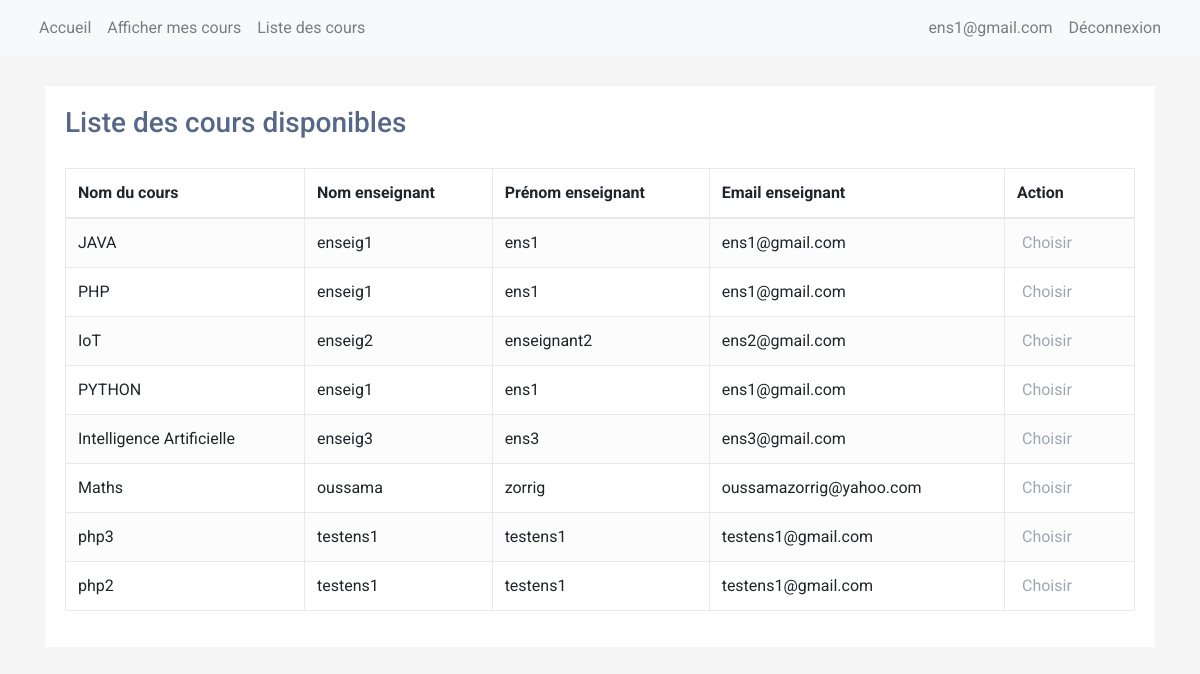
Screenshot of /miniprojet/Accueil_etudiant.php (signed in) with the database file from the repository.
### tables this page shows
CREATE TABLE `utilisateur` (
  `id_utilisateur` int NOT NULL,
  `nom` varchar(100) DEFAULT NULL,
  `prenom` varchar(100) DEFAULT NULL,
  `email` varchar(100) DEFAULT NULL,
  `mot_de_passe` varchar(100) DEFAULT NULL,
  `Role` int DEFAULT NULL
);

CREATE TABLE `cours` (
  `id_cours` int NOT NULL,
  `nom_cours` varchar(100) DEFAULT NULL,
  `id_utilisateur` int DEFAULT NULL
);

### miniprojet/get_email.php (called while the page is built)
<?php
$conn = connect();
$id_utilisateur = $_SESSION['id_utilisateur'];
    $req = "SELECT email FROM utilisateur WHERE id_utilisateur= :id_utilisateur ";
    $statement = $conn->prepare($req);
    $statement->bindParam(':id_utilisateur', $id_utilisateur, PDO::PARAM_INT);
    $statement->execute();
    $user = $statement->fetch(PDO::FETCH_ASSOC);
?>

### miniprojet/Accueil_etudiant.php (the view, shortened to what this page needs)
<?php
require_once("get_email.php");
?>
<!DOCTYPE html>
<html lang="en">
<head>
    <link rel="stylesheet" href="https://stackpath.bootstrapcdn.com/bootstrap/4.5.0/css/bootstrap.min.css">
    <link rel="stylesheet" href="https://maxcdn.bootstrapcdn.com/font-awesome/4.7.0/css/font-awesome.min.css">
</head>
<body>
<header>
<nav class="navbar navbar-expand-lg navbar-light bg-light">
    <div class="container-fluid">
        <div class="collapse navbar-collapse" id="navbarNav">
            <ul class="navbar-nav">
                <li class="nav-item">
                    <a class="nav-link" href="bienvenue_ens.php">Accueil</a>
                </li>
                <li class="nav-item">
                    <a class="nav-link" href="afficherMescours.php">Afficher mes cours</a>
                </li>
                <li class="nav-item">
                    <a class="nav-link" href="Accueil_etudiant.php">Liste des cours</a>
                </li>
            </ul>
            <ul class="navbar-nav ml-auto">
                <li class="nav-item">
                    <a class="nav-link"><?php echo $user['email']; ?></a>
                </li>
                <li class="nav-item">
                    <a class="nav-link" href="deconnexion.php">Déconnexion</a>
                </li>
            </ul>
        </div>
    </div>
</nav>
</header>
<div class="container-xl">
    <div class="table-responsive">
        <div class="table-wrapper">
            <div class="table-title">
                <h3>Liste des cours disponibles</h3>
            </div>
            <table class="table table-striped table-hover table-bordered">
                <thead>
                <tr>
                    <th>Nom du cours</th>
                    <th>Nom enseignant</th>
                    <th>Prénom enseignant</th>
                    <th>Email enseignant</th>
                    <th>Action</th>
                </tr>
                </thead>
                <tbody>
                <?php
                require_once("connect.php");
                $studentId = $_SESSION['id_utilisateur'];
                $query = "SELECT c.id_cours, c.nom_cours, u.nom, u.prenom, u.email, e.note
                          FROM cours c
                          LEFT JOIN utilisateur u ON c.id_utilisateur = u.id_utilisateur
                          LEFT JOIN examen e ON c.id_cours = e.id_cours AND e.id_etudiant = :studentId";
                $stmt = $conn->prepare($query);
                $stmt->bindParam(':studentId', $studentId, PDO::PARAM_INT);
                $stmt->execute();
                while ($row = $stmt->fetch(PDO::FETCH_ASSOC)) {
                    echo "<tr>";
                    echo "<td>" . $row['nom_cours'] . "</td>";
                    echo "<td> " . $row['nom'] . "</td>";
                    echo "<td>" . $row['prenom'] . "</td>";
                    echo "<td>" . $row['email'] . "</td>";
                    echo "<td><a href='choisir_cours.php?courseId=" . $row['id_cours'] . "'>Choisir</a></td>";
                    echo "</tr>";
                }
                ?>
                </tbody>
            </table>
        </div>
    </div>
</div>
</body>
</html>

### miniprojet/Accueil_etudiant.php (style rules this page uses)
body { color: #566787; background: #f5f5f5; font-family: 'Roboto', sans-serif; }
.table-responsive { margin: 30px 0; }
.table-wrapper { min-width: 1000px; background: #fff; padding: 20px; box-shadow: 0 1px 1px rgba(0, 0, 0, .05); }
.table-title { padding-bottom: 10px; margin: 0 0 10px; min-width: 100%; }
table.table tr th, table.table tr td { border-color: #e9e9e9; }
table.table-striped tbody tr:nth-of-type(odd) { background-color: #fcfcfc; }
table.table td:last-child { width: 130px; }
table.table td a { color: #a0a5b1; display: inline-block; margin: 0 5px; }

### rows the page displays
utilisateur: email "ens1@gmail.com"
cours: nom_cours "JAVA", id_utilisateur.nom "enseig1", id_utilisateur.prenom "ens1", id_utilisateur.email "ens1@gmail.com"
cours: nom_cours "PHP", id_utilisateur.nom "enseig1", id_utilisateur.prenom "ens1", id_utilisateur.email "ens1@gmail.com"
cours: nom_cours "IoT", id_utilisateur.nom "enseig2", id_utilisateur.prenom "enseignant2", id_utilisateur.email "ens2@gmail.com"
cours: nom_cours "PYTHON", id_utilisateur.nom "enseig1", id_utilisateur.prenom "ens1", id_utilisateur.email "ens1@gmail.com"
cours: nom_cours "Intelligence Artificielle", id_utilisateur.nom "enseig3", id_utilisateur.prenom "ens3", id_utilisateur.email "ens3@gmail.com"
cours: nom_cours "Maths", id_utilisateur.nom "oussama", id_utilisateur.prenom "zorrig", id_utilisateur.email "oussamazorrig@yahoo.com"
cours: nom_cours "php3", id_utilisateur.nom "testens1", id_utilisateur.prenom "testens1", id_utilisateur.email "testens1@gmail.com"
cours: nom_cours "php2", id_utilisateur.nom "testens1", id_utilisateur.prenom "testens1", id_utilisateur.email "testens1@gmail.com"
